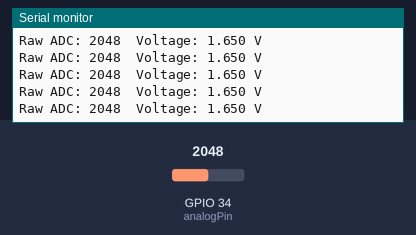
Bench run of a sketch on a simulated ESP32. On the bench: the last lines printed to the serial monitor. The test bench sets the inputs (shaded band); at power-on: GPIO 34 (analogPin) = 2048.

Above: at 1.2 s.
1.3 s: GPIO 34 (analogPin) set to 1067
At 1.8 s:
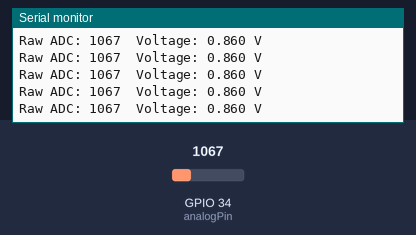
4.3 s: GPIO 34 (analogPin) set to 931
At 5.3 s:
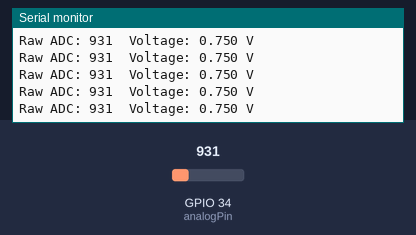
Timing chart, 0 to 7.0 s (numbered marks = the images above; inputs shaded):
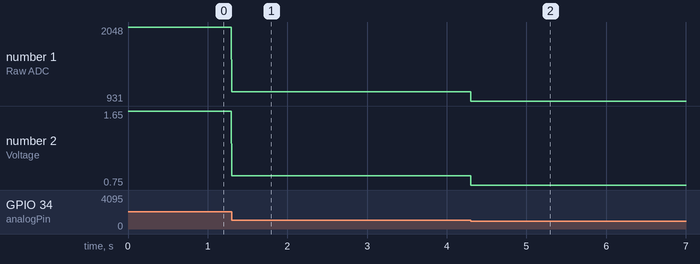

The sketch:

Voltmeter.ino
```cpp
const int analogPin = 34;           // ADC1_6 — safe analog input
const float referenceVoltage = 3.3; // ADC range is 0 to 3.3V
const int adcResolution = 4095;     // 12-bit ADC (0–4095)

void setup() {
  Serial.begin(115200);
}

void loop() {
  int raw = analogRead(analogPin);                    // Read raw ADC value
  float voltage = (raw / float(adcResolution)) * referenceVoltage; // Convert to volts

  Serial.print("Raw ADC: ");
  Serial.print(raw);
  Serial.print("  Voltage: ");
  Serial.print(voltage, 3); // 3 decimal places
  Serial.println(" V");


}
```

Measured:
- after the input at 1.3 s, the serial monitor: prints a new line at once (image 1)
- after the input at 4.3 s, the serial monitor: prints a new line at once (image 2)
- plotted number 1: 2048 → 1067 after the input at 1.3 s, 1067 → 931 after the input at 4.3 s
- plotted number 2: 1.65 → 0.86 after the input at 1.3 s, 0.86 → 0.75 after the input at 4.3 s
